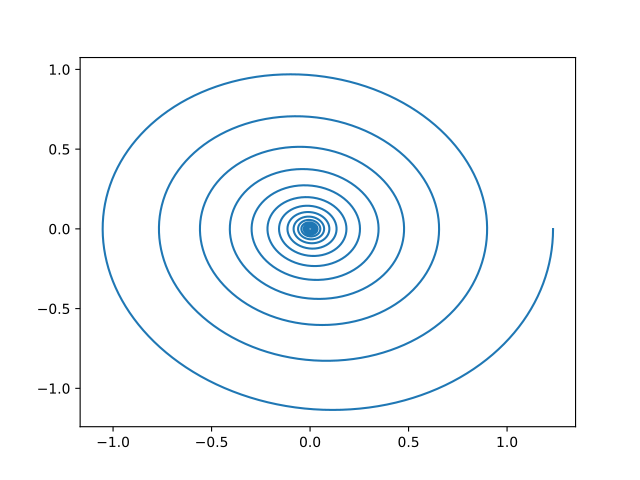

The Python source for this figure:
import numpy as np # para leer los datos y guardarlos en arreglos
import matplotlib.pyplot as plt

# leer los datos
x, y, z = np.genfromtxt("datos.txt", unpack=True)

# dibujar y guardar a un pdf
fig, ax = plt.subplots()
ax.plot(y, z, '-', label="Data")
# todo: labels
fig.savefig("Space_Phase.pdf")
